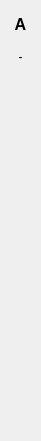
  <widget class="QWidget" name="verticalLayoutWidget_2">
   <property name="geometry">
    <rect>
     <x>770</x>
     <y>80</y>
     <width>41</width>
     <height>441</height>
    </rect>
   </property>
   <layout class="QVBoxLayout" name="verticalLayout_11">
    <item>
     <widget class="QLabel" name="label_66">
      <property name="font">
       <font>
        <pointsize>12</pointsize>
        <weight>75</weight>
        <bold>true</bold>
       </font>
      </property>
      <property name="text">
       <string>A</string>
      </property>
      <property name="alignment">
       <set>Qt::AlignCenter</set>
      </property>
     </widget>
    </item>
    <item>
     <widget class="QLabel" name="label_67">
      <property name="text">
       <string>-</string>
      </property>
      <property name="alignment">
       <set>Qt::AlignCenter</set>
      </property>
     </widget>
    </item>
    <item>
     <widget class="QLabel" name="label_ba">
      <property name="text">
       <string/>
      </property>
      <property name="alignment">
       <set>Qt::AlignCenter</set>
      </property>
     </widget>
    </item>
    <item>
     <widget class="QLabel" name="label_ca">
      <property name="text">
       <string/>
      </property>
      <property name="alignment">
       <set>Qt::AlignCenter</set>
      </property>
     </widget>
    </item>
    <item>
     <widget class="QLabel" name="label_da">
      <property name="text">
       <string/>
      </property>
      <property name="alignment">
       <set>Qt::AlignCenter</set>
      </property>
     </widget>
    </item>
    <item>
     <widget class="QLabel" name="label_ea">
      <property name="text">
       <string/>
      </property>
      <property name="alignment">
       <set>Qt::AlignCenter</set>
      </property>
     </widget>
    </item>
    <item>
     <widget class="QLabel" name="label_fa">
      <property name="text">
       <string/>
      </property>
      <property name="alignment">
       <set>Qt::AlignCenter</set>
      </property>
     </widget>
    </item>
    <item>
     <widget class="QLabel" name="label_ga">
      <property name="text">
       <string/>
      </property>
      <property name="alignment">
       <set>Qt::AlignCenter</set>
      </property>
     </widget>
    </item>
    <item>
     <widget class="QLabel" name="label_ha">
      <property name="text">
       <string/>
      </property>
      <property name="alignment">
       <set>Qt::AlignCenter</set>
      </property>
     </widget>
    </item>
    <item>
     <widget class="QLabel" name="label_ia">
      <property name="text">
       <string/>
      </property>
      <property name="alignment">
       <set>Qt::AlignCenter</set>
      </property>
     </widget>
    </item>
    <item>
     <widget class="QLabel" name="label_ja">
      <property name="text">
       <string/>
      </property>
      <property name="alignment">
       <set>Qt::AlignCenter</set>
      </property>
     </widget>
    </item>
    <item>
     <widget class="QLabel" name="label_ka">
      <property name="text">
       <string/>
      </property>
      <property name="alignment">
       <set>Qt::AlignCenter</set>
      </property>
     </widget>
    </item>
    <item>
     <widget class="QLabel" name="label_la">
      <property name="text">
       <string/>
      </property>
      <property name="alignment">
       <set>Qt::AlignCenter</set>
      </property>
     </widget>
    </item>
   </layout>
  </widget>
